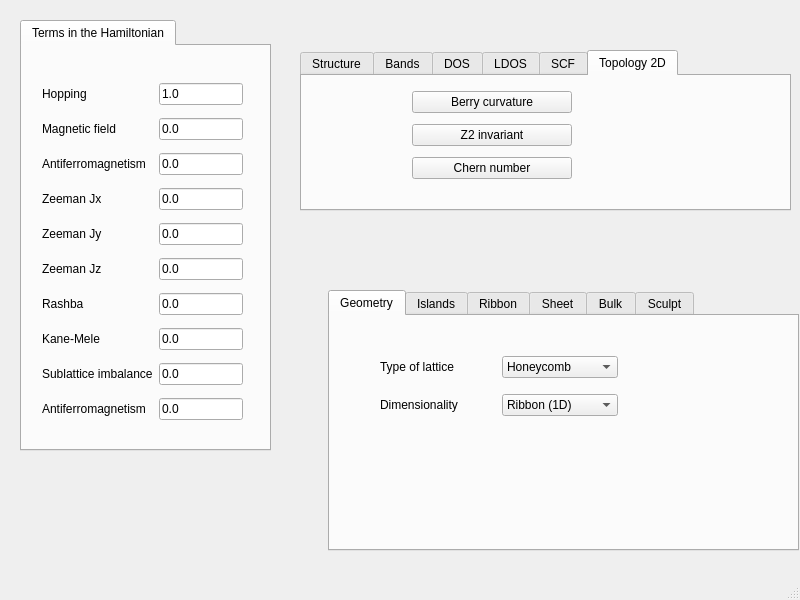
<?xml version="1.0" encoding="UTF-8"?>
<ui version="4.0">
 <class>MainWindow</class>
 <widget class="QMainWindow" name="MainWindow">
  <property name="geometry">
   <rect>
    <x>0</x>
    <y>0</y>
    <width>800</width>
    <height>600</height>
   </rect>
  </property>
  <property name="windowTitle">
   <string>MainWindow</string>
  </property>
  <widget class="QWidget" name="centralwidget">
   <widget class="QTabWidget" name="tabWidget">
    <property name="enabled">
     <bool>true</bool>
    </property>
    <property name="geometry">
     <rect>
      <x>328</x>
      <y>290</y>
      <width>471</width>
      <height>261</height>
     </rect>
    </property>
    <property name="currentIndex">
     <number>0</number>
    </property>
    <property name="documentMode">
     <bool>false</bool>
    </property>
    <property name="tabsClosable">
     <bool>false</bool>
    </property>
    <property name="movable">
     <bool>false</bool>
    </property>
    <widget class="QWidget" name="tab_2">
     <attribute name="title">
      <string>Geometry</string>
     </attribute>
     <widget class="QWidget" name="gridLayoutWidget_4">
      <property name="geometry">
       <rect>
        <x>50</x>
        <y>30</y>
        <width>238</width>
        <height>80</height>
       </rect>
      </property>
      <layout class="QGridLayout" name="gridLayout_4">
       <item row="0" column="0">
        <widget class="QLabel" name="label_8">
         <property name="text">
          <string>Type of lattice</string>
         </property>
        </widget>
       </item>
       <item row="0" column="1">
        <widget class="QComboBox" name="lattice">
         <item>
          <property name="text">
           <string>Honeycomb</string>
          </property>
         </item>
         <item>
          <property name="text">
           <string>Square</string>
          </property>
         </item>
         <item>
          <property name="text">
           <string>Triangular</string>
          </property>
         </item>
         <item>
          <property name="text">
           <string>Kagome</string>
          </property>
         </item>
         <item>
          <property name="text">
           <string>Lieb</string>
          </property>
         </item>
        </widget>
       </item>
       <item row="1" column="1">
        <widget class="QComboBox" name="geometry_dimensionality">
         <property name="currentIndex">
          <number>1</number>
         </property>
         <item>
          <property name="text">
           <string>Island (0D)</string>
          </property>
         </item>
         <item>
          <property name="text">
           <string>Ribbon (1D)</string>
          </property>
         </item>
         <item>
          <property name="text">
           <string>Sheet (2D)</string>
          </property>
         </item>
         <item>
          <property name="text">
           <string>Crystal (3D)</string>
          </property>
         </item>
        </widget>
       </item>
       <item row="1" column="0">
        <widget class="QLabel" name="label_20">
         <property name="text">
          <string>Dimensionality</string>
         </property>
        </widget>
       </item>
      </layout>
     </widget>
    </widget>
    <widget class="QWidget" name="tab">
     <attribute name="title">
      <string>Islands</string>
     </attribute>
     <widget class="QWidget" name="gridLayoutWidget_3">
      <property name="geometry">
       <rect>
        <x>10</x>
        <y>20</y>
        <width>229</width>
        <height>160</height>
       </rect>
      </property>
      <layout class="QGridLayout" name="gridLayout_3">
       <item row="0" column="0">
        <widget class="QLabel" name="label_6">
         <property name="text">
          <string>Size</string>
         </property>
        </widget>
       </item>
       <item row="0" column="1">
        <widget class="QLineEdit" name="size">
         <property name="text">
          <string>4</string>
         </property>
        </widget>
       </item>
       <item row="1" column="1">
        <widget class="QLineEdit" name="nedges">
         <property name="text">
          <string>3</string>
         </property>
        </widget>
       </item>
       <item row="1" column="0">
        <widget class="QLabel" name="label_7">
         <property name="text">
          <string>Number of edges</string>
         </property>
        </widget>
       </item>
       <item row="2" column="0">
        <widget class="QLabel" name="label_9">
         <property name="text">
          <string>Rotation</string>
         </property>
        </widget>
       </item>
       <item row="2" column="1">
        <widget class="QLineEdit" name="rotation">
         <property name="text">
          <string>0</string>
         </property>
        </widget>
       </item>
      </layout>
     </widget>
    </widget>
    <widget class="QWidget" name="tab_9">
     <attribute name="title">
      <string>Ribbon</string>
     </attribute>
     <widget class="QWidget" name="gridLayoutWidget_6">
      <property name="geometry">
       <rect>
        <x>40</x>
        <y>60</y>
        <width>261</width>
        <height>100</height>
       </rect>
      </property>
      <layout class="QGridLayout" name="gridLayout_6">
       <item row="2" column="0">
        <widget class="QLabel" name="label_19">
         <property name="text">
          <string>Supercell</string>
         </property>
        </widget>
       </item>
       <item row="1" column="0">
        <widget class="QLabel" name="label_18">
         <property name="text">
          <string>Type</string>
         </property>
        </widget>
       </item>
       <item row="0" column="0">
        <widget class="QLabel" name="label_17">
         <property name="text">
          <string>Width</string>
         </property>
        </widget>
       </item>
       <item row="1" column="1">
        <widget class="QComboBox" name="ribbon_type">
         <item>
          <property name="text">
           <string>Honeycomb zigzag</string>
          </property>
         </item>
         <item>
          <property name="text">
           <string>Honeycomb armchair</string>
          </property>
         </item>
         <item>
          <property name="text">
           <string>Square</string>
          </property>
         </item>
        </widget>
       </item>
       <item row="0" column="1">
        <widget class="QLineEdit" name="ribbon_width">
         <property name="text">
          <string>10</string>
         </property>
        </widget>
       </item>
       <item row="2" column="1">
        <widget class="QLineEdit" name="ribbon_supercell">
         <property name="text">
          <string>1</string>
         </property>
        </widget>
       </item>
      </layout>
     </widget>
    </widget>
    <widget class="QWidget" name="tab_11">
     <attribute name="title">
      <string>Sheet</string>
     </attribute>
    </widget>
    <widget class="QWidget" name="tab_12">
     <attribute name="title">
      <string>Bulk</string>
     </attribute>
    </widget>
    <widget class="QWidget" name="tab_13">
     <attribute name="title">
      <string>Sculpt</string>
     </attribute>
    </widget>
   </widget>
   <widget class="QTabWidget" name="tabWidget_2">
    <property name="geometry">
     <rect>
      <x>20</x>
      <y>20</y>
      <width>251</width>
      <height>431</height>
     </rect>
    </property>
    <property name="currentIndex">
     <number>0</number>
    </property>
    <widget class="QWidget" name="tab_3">
     <attribute name="title">
      <string>Terms in the Hamiltonian</string>
     </attribute>
     <widget class="QWidget" name="gridLayoutWidget">
      <property name="geometry">
       <rect>
        <x>20</x>
        <y>30</y>
        <width>201</width>
        <height>356</height>
       </rect>
      </property>
      <layout class="QGridLayout" name="gridLayout">
       <item row="5" column="0">
        <widget class="QLabel" name="label_5">
         <property name="text">
          <string>Zeeman Jz</string>
         </property>
        </widget>
       </item>
       <item row="5" column="1">
        <widget class="QLineEdit" name="Bz">
         <property name="text">
          <string>0.0</string>
         </property>
        </widget>
       </item>
       <item row="9" column="0">
        <widget class="QLabel" name="label_13">
         <property name="text">
          <string>Antiferromagnetism</string>
         </property>
        </widget>
       </item>
       <item row="4" column="0">
        <widget class="QLabel" name="label_4">
         <property name="text">
          <string>Zeeman Jy</string>
         </property>
        </widget>
       </item>
       <item row="2" column="0">
        <widget class="QLabel" name="label_2">
         <property name="text">
          <string>Antiferromagnetism</string>
         </property>
        </widget>
       </item>
       <item row="3" column="0">
        <widget class="QLabel" name="label_3">
         <property name="text">
          <string>Zeeman Jx</string>
         </property>
        </widget>
       </item>
       <item row="4" column="1">
        <widget class="QLineEdit" name="By">
         <property name="text">
          <string>0.0</string>
         </property>
        </widget>
       </item>
       <item row="0" column="0">
        <widget class="QLabel" name="label">
         <property name="text">
          <string>Hopping</string>
         </property>
        </widget>
       </item>
       <item row="2" column="1">
        <widget class="QLineEdit" name="lineEdit_2">
         <property name="text">
          <string>0.0</string>
         </property>
        </widget>
       </item>
       <item row="0" column="1">
        <widget class="QLineEdit" name="hopping">
         <property name="text">
          <string>1.0</string>
         </property>
        </widget>
       </item>
       <item row="3" column="1">
        <widget class="QLineEdit" name="Bx">
         <property name="text">
          <string>0.0</string>
         </property>
        </widget>
       </item>
       <item row="6" column="1">
        <widget class="QLineEdit" name="rashba">
         <property name="text">
          <string>0.0</string>
         </property>
        </widget>
       </item>
       <item row="8" column="1">
        <widget class="QLineEdit" name="mAB">
         <property name="text">
          <string>0.0</string>
         </property>
        </widget>
       </item>
       <item row="7" column="1">
        <widget class="QLineEdit" name="kanemele">
         <property name="text">
          <string>0.0</string>
         </property>
        </widget>
       </item>
       <item row="9" column="1">
        <widget class="QLineEdit" name="mAF">
         <property name="text">
          <string>0.0</string>
         </property>
        </widget>
       </item>
       <item row="6" column="0">
        <widget class="QLabel" name="label_10">
         <property name="text">
          <string>Rashba</string>
         </property>
        </widget>
       </item>
       <item row="7" column="0">
        <widget class="QLabel" name="label_11">
         <property name="text">
          <string>Kane-Mele</string>
         </property>
        </widget>
       </item>
       <item row="8" column="0">
        <widget class="QLabel" name="label_12">
         <property name="text">
          <string>Sublattice imbalance</string>
         </property>
        </widget>
       </item>
       <item row="1" column="0">
        <widget class="QLabel" name="label_14">
         <property name="text">
          <string>Magnetic field</string>
         </property>
        </widget>
       </item>
       <item row="1" column="1">
        <widget class="QLineEdit" name="peierls">
         <property name="text">
          <string>0.0</string>
         </property>
        </widget>
       </item>
      </layout>
     </widget>
    </widget>
   </widget>
   <widget class="QTabWidget" name="tabWidget_3">
    <property name="geometry">
     <rect>
      <x>300</x>
      <y>50</y>
      <width>491</width>
      <height>161</height>
     </rect>
    </property>
    <property name="currentIndex">
     <number>5</number>
    </property>
    <widget class="QWidget" name="tab_4">
     <attribute name="title">
      <string>Structure</string>
     </attribute>
     <widget class="QPushButton" name="show_structure">
      <property name="geometry">
       <rect>
        <x>20</x>
        <y>20</y>
        <width>188</width>
        <height>28</height>
       </rect>
      </property>
      <property name="text">
       <string>Structure</string>
      </property>
     </widget>
    </widget>
    <widget class="QWidget" name="tab_5">
     <attribute name="title">
      <string>Bands</string>
     </attribute>
     <widget class="QPushButton" name="show_bands">
      <property name="geometry">
       <rect>
        <x>20</x>
        <y>30</y>
        <width>188</width>
        <height>28</height>
       </rect>
      </property>
      <property name="text">
       <string>Band structure</string>
      </property>
     </widget>
     <widget class="QWidget" name="gridLayoutWidget_2">
      <property name="geometry">
       <rect>
        <x>30</x>
        <y>70</y>
        <width>168</width>
        <height>41</height>
       </rect>
      </property>
      <layout class="QGridLayout" name="gridLayout_2">
       <item row="0" column="0">
        <widget class="QLabel" name="label_15">
         <property name="text">
          <string>Operator</string>
         </property>
        </widget>
       </item>
       <item row="0" column="1">
        <widget class="QComboBox" name="bands_color">
         <property name="currentIndex">
          <number>0</number>
         </property>
         <item>
          <property name="text">
           <string>None</string>
          </property>
         </item>
         <item>
          <property name="text">
           <string>Sx</string>
          </property>
         </item>
         <item>
          <property name="text">
           <string>Sy</string>
          </property>
         </item>
         <item>
          <property name="text">
           <string>Sz</string>
          </property>
         </item>
         <item>
          <property name="text">
           <string>Valley</string>
          </property>
         </item>
        </widget>
       </item>
      </layout>
     </widget>
    </widget>
    <widget class="QWidget" name="tab_6">
     <attribute name="title">
      <string>DOS</string>
     </attribute>
     <widget class="QPushButton" name="show_dos">
      <property name="geometry">
       <rect>
        <x>50</x>
        <y>40</y>
        <width>188</width>
        <height>28</height>
       </rect>
      </property>
      <property name="text">
       <string>Density of states</string>
      </property>
     </widget>
     <widget class="QWidget" name="gridLayoutWidget_5">
      <property name="geometry">
       <rect>
        <x>90</x>
        <y>80</y>
        <width>160</width>
        <height>32</height>
       </rect>
      </property>
      <layout class="QGridLayout" name="gridLayout_5">
       <item row="0" column="0">
        <widget class="QLabel" name="label_16">
         <property name="text">
          <string>Smearing</string>
         </property>
        </widget>
       </item>
       <item row="0" column="1">
        <widget class="QLineEdit" name="DOS_smearing">
         <property name="text">
          <string>0.01</string>
         </property>
        </widget>
       </item>
      </layout>
     </widget>
    </widget>
    <widget class="QWidget" name="tab_7">
     <attribute name="title">
      <string>LDOS</string>
     </attribute>
     <widget class="QPushButton" name="pushButton_4">
      <property name="geometry">
       <rect>
        <x>40</x>
        <y>40</y>
        <width>188</width>
        <height>28</height>
       </rect>
      </property>
      <property name="text">
       <string>Local density of states</string>
      </property>
     </widget>
    </widget>
    <widget class="QWidget" name="tab_8">
     <attribute name="title">
      <string>SCF</string>
     </attribute>
     <widget class="QPushButton" name="initialize">
      <property name="geometry">
       <rect>
        <x>70</x>
        <y>50</y>
        <width>188</width>
        <height>28</height>
       </rect>
      </property>
      <property name="text">
       <string>Initialize</string>
      </property>
     </widget>
    </widget>
    <widget class="QWidget" name="tab_10">
     <attribute name="title">
      <string>Topology 2D</string>
     </attribute>
     <widget class="QWidget" name="gridLayoutWidget_7">
      <property name="geometry">
       <rect>
        <x>110</x>
        <y>10</y>
        <width>160</width>
        <height>98</height>
       </rect>
      </property>
      <layout class="QGridLayout" name="gridLayout_7">
       <item row="0" column="0">
        <widget class="QPushButton" name="show_berry2d">
         <property name="text">
          <string>Berry curvature</string>
         </property>
        </widget>
       </item>
       <item row="1" column="0">
        <widget class="QPushButton" name="pushButton">
         <property name="text">
          <string>Z2 invariant</string>
         </property>
        </widget>
       </item>
       <item row="2" column="0">
        <widget class="QPushButton" name="pushButton_2">
         <property name="text">
          <string>Chern number</string>
         </property>
        </widget>
       </item>
      </layout>
     </widget>
    </widget>
   </widget>
  </widget>
  <widget class="QMenuBar" name="menubar">
   <property name="geometry">
    <rect>
     <x>0</x>
     <y>0</y>
     <width>800</width>
     <height>24</height>
    </rect>
   </property>
  </widget>
  <widget class="QStatusBar" name="statusbar"/>
 </widget>
 <resources/>
 <connections/>
</ui>
